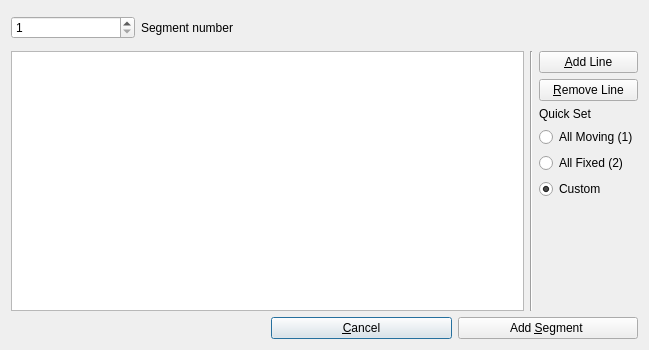
<?xml version="1.0" encoding="UTF-8"?>
<ui version="4.0">
 <class>HellingerNewSegmentDialog</class>
 <widget class="QDialog" name="HellingerNewSegmentDialog">
  <property name="geometry">
   <rect>
    <x>0</x>
    <y>0</y>
    <width>649</width>
    <height>350</height>
   </rect>
  </property>
  <property name="windowTitle">
   <string>New Segment</string>
  </property>
  <layout class="QGridLayout" name="gridLayout">
   <item row="1" column="2" rowspan="4">
    <widget class="Line" name="line">
     <property name="orientation">
      <enum>Qt::Vertical</enum>
     </property>
    </widget>
   </item>
   <item row="5" column="1" colspan="3">
    <layout class="QHBoxLayout" name="horizontalLayout_2">
     <item>
      <widget class="QPushButton" name="button_close">
       <property name="text">
        <string>&amp;Cancel</string>
       </property>
      </widget>
     </item>
     <item>
      <widget class="QPushButton" name="button_add_segment">
       <property name="text">
        <string>Add &amp;Segment </string>
       </property>
      </widget>
     </item>
    </layout>
   </item>
   <item row="1" column="3" rowspan="2">
    <layout class="QVBoxLayout" name="verticalLayout">
     <item>
      <widget class="QPushButton" name="button_add_line">
       <property name="maximumSize">
        <size>
         <width>200</width>
         <height>16777215</height>
        </size>
       </property>
       <property name="text">
        <string>&amp;Add Line</string>
       </property>
      </widget>
     </item>
     <item>
      <widget class="QPushButton" name="button_remove_line">
       <property name="maximumSize">
        <size>
         <width>200</width>
         <height>16777215</height>
        </size>
       </property>
       <property name="text">
        <string>&amp;Remove Line</string>
       </property>
      </widget>
     </item>
    </layout>
   </item>
   <item row="3" column="3">
    <layout class="QVBoxLayout" name="verticalLayout_2">
     <item>
      <widget class="QLabel" name="label_3">
       <property name="text">
        <string>Quick Set</string>
       </property>
      </widget>
     </item>
     <item>
      <widget class="QRadioButton" name="radio_moving">
       <property name="text">
        <string>All Moving (1)</string>
       </property>
       <property name="checked">
        <bool>false</bool>
       </property>
      </widget>
     </item>
     <item>
      <widget class="QRadioButton" name="radio_fixed">
       <property name="text">
        <string>All Fixed (2)</string>
       </property>
      </widget>
     </item>
     <item>
      <widget class="QRadioButton" name="radio_custom">
       <property name="text">
        <string>Custom</string>
       </property>
       <property name="checked">
        <bool>true</bool>
       </property>
      </widget>
     </item>
    </layout>
   </item>
   <item row="4" column="3">
    <spacer name="verticalSpacer">
     <property name="orientation">
      <enum>Qt::Vertical</enum>
     </property>
     <property name="sizeHint" stdset="0">
      <size>
       <width>20</width>
       <height>117</height>
      </size>
     </property>
    </spacer>
   </item>
   <item row="5" column="0">
    <spacer name="horizontalSpacer_2">
     <property name="orientation">
      <enum>Qt::Horizontal</enum>
     </property>
     <property name="sizeHint" stdset="0">
      <size>
       <width>206</width>
       <height>20</height>
      </size>
     </property>
    </spacer>
   </item>
   <item row="0" column="3">
    <spacer name="verticalSpacer_2">
     <property name="orientation">
      <enum>Qt::Vertical</enum>
     </property>
     <property name="sizeHint" stdset="0">
      <size>
       <width>20</width>
       <height>40</height>
      </size>
     </property>
    </spacer>
   </item>
   <item row="0" column="1">
    <spacer name="horizontalSpacer">
     <property name="orientation">
      <enum>Qt::Horizontal</enum>
     </property>
     <property name="sizeHint" stdset="0">
      <size>
       <width>176</width>
       <height>20</height>
      </size>
     </property>
    </spacer>
   </item>
   <item row="0" column="0">
    <layout class="QHBoxLayout" name="horizontalLayout">
     <item>
      <widget class="QSpinBox" name="spinbox_segment">
       <property name="minimum">
        <number>1</number>
       </property>
      </widget>
     </item>
     <item>
      <widget class="QLabel" name="label_2">
       <property name="text">
        <string>Segment number </string>
       </property>
      </widget>
     </item>
    </layout>
   </item>
   <item row="1" column="0" rowspan="4" colspan="2">
    <widget class="QTableView" name="table_new_segment">
     <property name="sizePolicy">
      <sizepolicy hsizetype="Expanding" vsizetype="Expanding">
       <horstretch>0</horstretch>
       <verstretch>0</verstretch>
      </sizepolicy>
     </property>
     <property name="minimumSize">
      <size>
       <width>280</width>
       <height>170</height>
      </size>
     </property>
     <attribute name="horizontalHeaderDefaultSectionSize">
      <number>70</number>
     </attribute>
     <attribute name="horizontalHeaderMinimumSectionSize">
      <number>20</number>
     </attribute>
    </widget>
   </item>
  </layout>
 </widget>
 <resources/>
 <connections>
  <connection>
   <sender>button_add_segment</sender>
   <signal>clicked()</signal>
   <receiver>HellingerNewSegmentDialog</receiver>
   <slot>reject()</slot>
   <hints>
    <hint type="sourcelabel">
     <x>372</x>
     <y>324</y>
    </hint>
    <hint type="destinationlabel">
     <x>223</x>
     <y>174</y>
    </hint>
   </hints>
  </connection>
  <connection>
   <sender>button_close</sender>
   <signal>clicked()</signal>
   <receiver>HellingerNewSegmentDialog</receiver>
   <slot>reject()</slot>
   <hints>
    <hint type="sourcelabel">
     <x>263</x>
     <y>324</y>
    </hint>
    <hint type="destinationlabel">
     <x>223</x>
     <y>174</y>
    </hint>
   </hints>
  </connection>
 </connections>
</ui>
